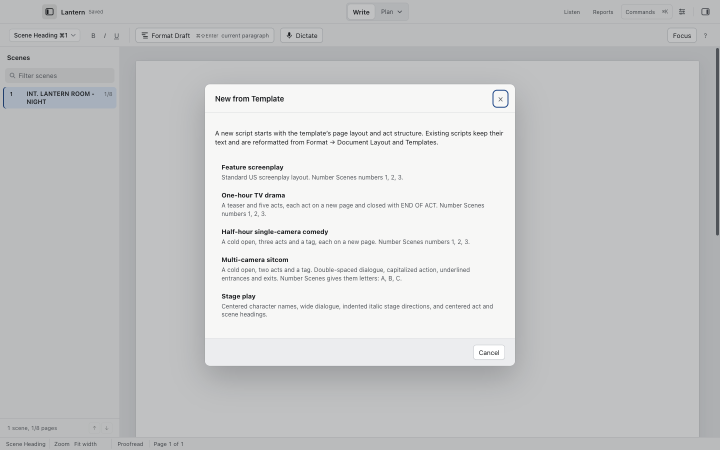
#> input picture guides/cold-open/images/cmd-template.new.png, 1440 x 900 px (shown at 1/2 size)
$ python build-media.py
#> lines starting #> are read from the running program, lines starting #| are printed output that depends on the picture
#!/usr/bin/env python3
"""Make the app pages' extra screenshots and walkthrough clips.

    python3 scripts/build-media.py

Run this only when the sources change; the output is checked in. It reads
the guide screenshots and recordings under guides/ and writes:

    assets/shots/<app>-<name>-1440.webp and -720.webp
    assets/video/<app>-<name>.mp4 and a poster .webp beside it

The guide recordings hold each step for about nine seconds. The clips here
play at twice that speed, which still leaves time to read each caption.
Needs Pillow and ffmpeg.
"""
import pathlib
import subprocess

from PIL import Image

ROOT = pathlib.Path(__file__).resolve().parent.parent
SHOTS = ROOT / "assets/shots"
VIDEO = ROOT / "assets/video"

# (app, output name, source image)
STILLS = [
    ("cold-open", "templates", "guides/cold-open/images/cmd-template.new.png"),
    ("cold-open", "breakdown", "guides/cold-open/images/panel-breakdown.png"),
    ("cold-open", "revisions", "guides/cold-open/images/cmd-revisions.newSet.png"),
    ("cold-open", "dictation", "guides/cold-open/images/panel-dictation.png"),
    ("backlot", "budget", "guides/backlot/images/budget.png"),
    ("backlot", "breakdown", "guides/backlot/images/breakdown-stripboard.png"),
    ("backlot", "call-sheets", "guides/backlot/images/call-sheets.png"),
    ("backlot", "dood", "guides/backlot/images/dood.png"),
]

# (app, output name, source recording, second to take the poster from)
CLIPS = [
    ("cold-open", "editor", "guides/cold-open/videos/getting-started.mp4", 44),
    ("cold-open", "dictation", "guides/cold-open/videos/format-draft-dictation.mp4", 40),
    ("cold-open", "breakdown", "guides/cold-open/videos/breakdown-to-backlot.mp4", 30),
    ("cold-open", "movie-magic", "guides/cold-open/videos/movie-magic-export.mp4", 30),
    ("backlot", "import", "guides/backlot/videos/import-tagged-script.mp4", 40),
    ("backlot", "schedule", "guides/backlot/videos/building-a-schedule.mp4", 24),
    ("backlot", "call-sheets", "guides/backlot/videos/call-sheets.mp4", 40),
]


def still(app, name, source):
#> called with app = 'cold-open', name = 'templates'
    im = Image.open(ROOT / source).convert("RGB")
#> im is the input picture: PIL image 1440x900 RGB; mean R, G, B 199.6, 200.6, 201.4
    for width in (1440, 720):
        out = im if im.width == width else im.resize((width, round(im.height * width / im.width)), Image.LANCZOS)
        out.save(SHOTS / f"{app}-{name}-{width}.webp", quality=82, method=6)
#> this loop made 2 passes
#> pass 2, in still, `out = im if im.width == width else im.resize((width, round(im.height *..`:
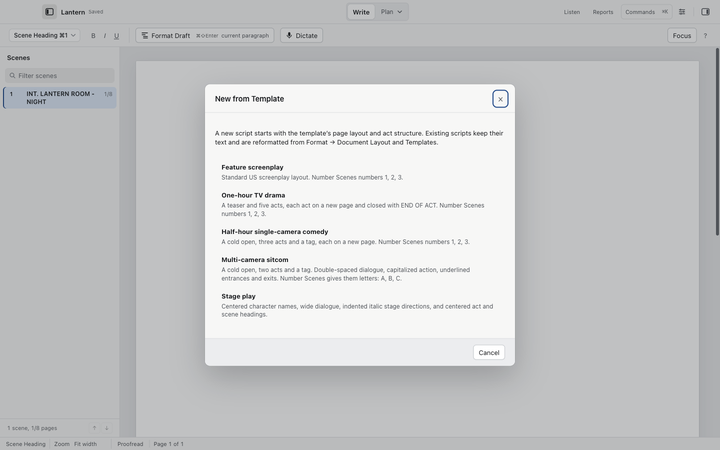
#> out: PIL image 720x450 RGB; mean R, G, B 199.6, 200.6, 201.4


def clip(app, name, source, poster_at):
    out = VIDEO / f"{app}-{name}.mp4"
    subprocess.run([
        "ffmpeg", "-v", "error", "-y", "-i", str(ROOT / source),
        "-vf", "setpts=PTS/2,fps=12,scale=1280:-2", "-an",
        "-c:v", "libx264", "-preset", "slow", "-crf", "25", "-pix_fmt", "yuv420p",
        "-movflags", "+faststart", str(out)], check=True)
    png = VIDEO / f"{app}-{name}.png"
    subprocess.run([
        "ffmpeg", "-v", "error", "-y", "-ss", str(poster_at), "-i", str(ROOT / source),
        "-frames:v", "1", "-vf", "scale=1280:-2", str(png)], check=True)
    Image.open(png).convert("RGB").save(VIDEO / f"{app}-{name}.webp", quality=80, method=6)
    png.unlink()


if __name__ == "__main__":
    VIDEO.mkdir(exist_ok=True)
    for row in STILLS:
        still(*row)
#> pass 2 of the loop `for row in STILLS:`:
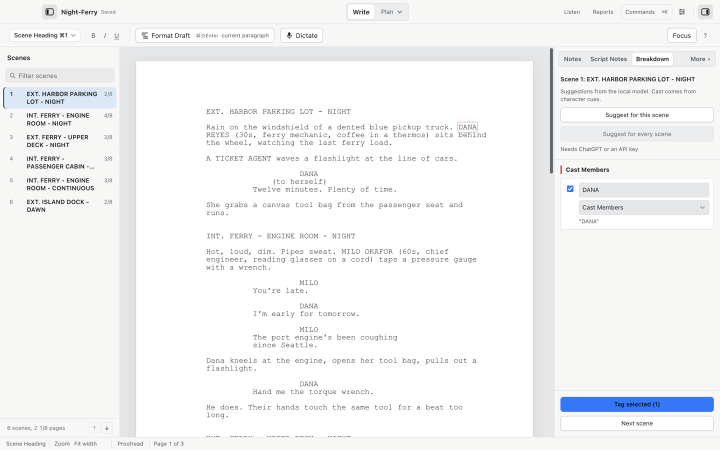
#> input picture guides/cold-open/images/panel-breakdown.png, 1440 x 900 px (shown at 1/2 size)
#> in still, im is the input picture: PIL image 1440x900 RGB; mean R, G, B 243.6, 244.3, 245.2
#> the loop in still (call 2), `for width in (1440, 720):` made 2 passes
#> pass 2, in still (call 2), `out = im if im.width == width else im.resize((width, round(im.height *..`:
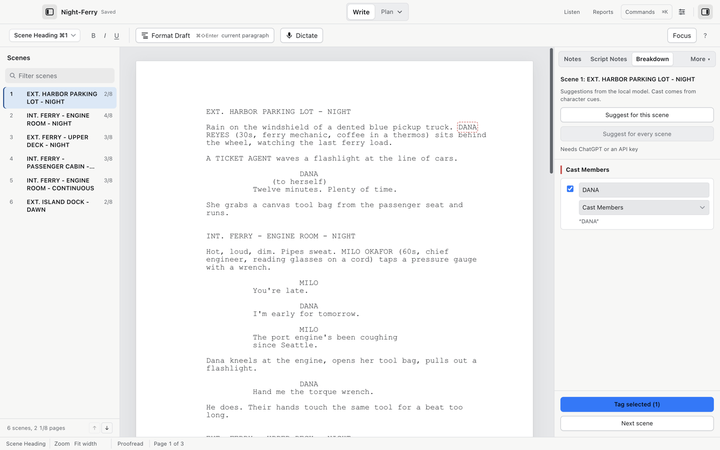
#> out: PIL image 720x450 RGB; mean R, G, B 243.4, 244.1, 245
#> pass 3 of the loop `for row in STILLS:`:
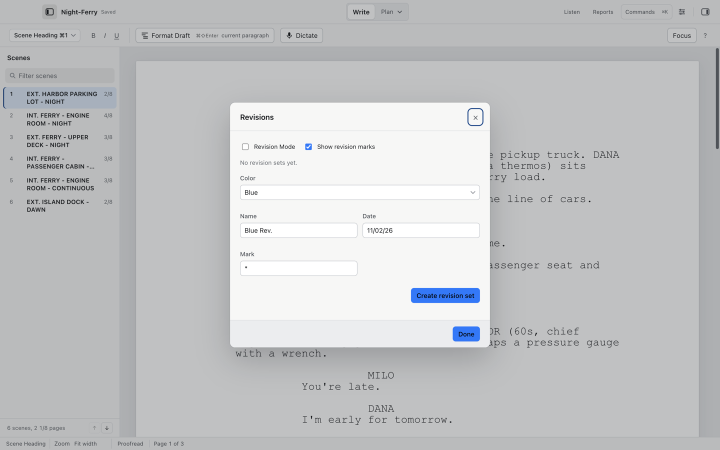
#> input picture guides/cold-open/images/cmd-revisions.newSet.png, 1440 x 900 px (shown at 1/2 size)
#> in still, im is the input picture: PIL image 1440x900 RGB; mean R, G, B 195.7, 197, 198.5
#> the loop in still (call 3), `for width in (1440, 720):` made 2 passes
#> pass 2, in still (call 3), `out = im if im.width == width else im.resize((width, round(im.height *..`:
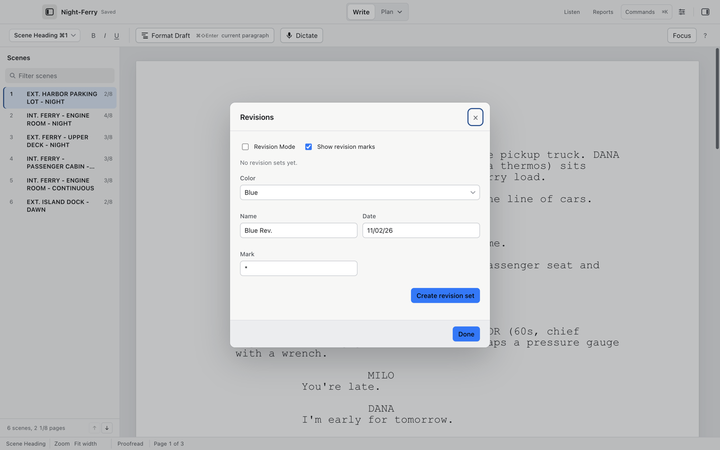
#> out: PIL image 720x450 RGB; mean R, G, B 195.7, 197, 198.5
#> (the run stopped early here; a loop or call above may not have finished)
